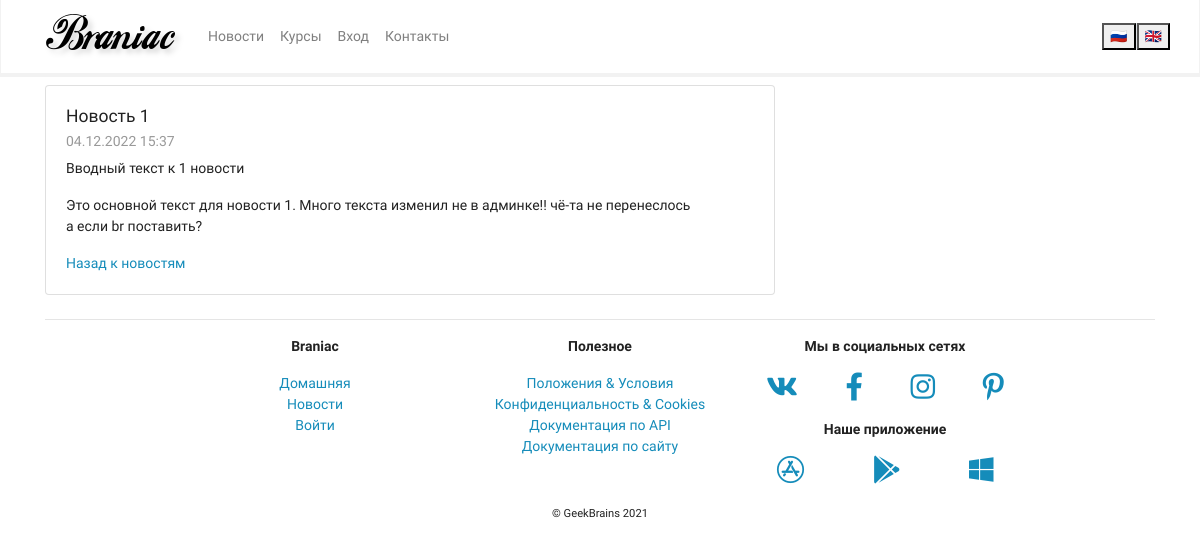
The app's page /mainapp/news/1/detail/ with its own data.
### mainapp/models.py (models this page shows, shortened)
class News(models.Model):  #для этого создаём класс, который наследуется от модуля models и в нём класс Model
    title = models.CharField(max_length=256, verbose_name='Заголовок')  # Это типы полей.
    preamble = models.CharField(max_length=1024, verbose_name='Вступление')
    body = models.TextField(verbose_name='Содержимое')  # сюда с помощью редактора передаётся html-разметка
    body_as_markdown = models.BooleanField(default=False, verbose_name='Разметка в формате Markdown')  # Это указатель,
    created_at = models.DateTimeField(auto_now_add=True, verbose_name='Создан')
    update_at = models.DateTimeField(auto_now=True, verbose_name='Обновлён')  # автоматичеки заполняется
    deleted = models.BooleanField(default=False, verbose_name='Удалено')  # это поле сообщает удалена запись или нет.
    class Meta:
        verbose_name = 'новость'
        verbose_name_plural = 'новости'  # plural - множественное число

### mainapp/views.py (the view)
# urls.py: path('news/<int:pk>/detail/', views.NewsDetailView.as_view(), name='news_detail'),  # контролер, который выводит отдельные новости
class NewsDetailView(DetailView):
    model = News

### mainapp/context_processor.py (called while the page is built)
def my_context_processor(request):  # request - поступающий запрос
    return {
        'foo': ' город'  # на нужную страницу добавляем {{ foo }} и там отобразится ' город'
    }

### mainapp/templates/mainapp/news_detail.html
{% extends 'mainapp/base.html' %}
{% block content%}
    <div class="row">
      <div class="col-lg-8">
        <div class="card my-2">
          <div class="card-body">
            <h5 class="card-title">{{ object.title }}</h5>
            <h6 class="card-subtitle mb-2 text-muted">{{ object.created_at|date:"d.m.Y H:i" }}</h6>
            <p class="card-text">{{ object.preamble }}</p>
            <p class="card-text">{{ object.body|safe }}</p>
            <a href="{% url 'mainapp:news' %}" class="card-link">Назад к новостям</a>
          </div>
        </div>
      </div>
    </div>
{% endblock%}

### records on screen
News: title "Новость 1", created_at "04.12.2022 15:37", preamble "Вводный текст к 1 новости", body "Это основной текст для новости 1. Много текста изменил не в админке!! чё-та не перенеслось а если br поставить?"
